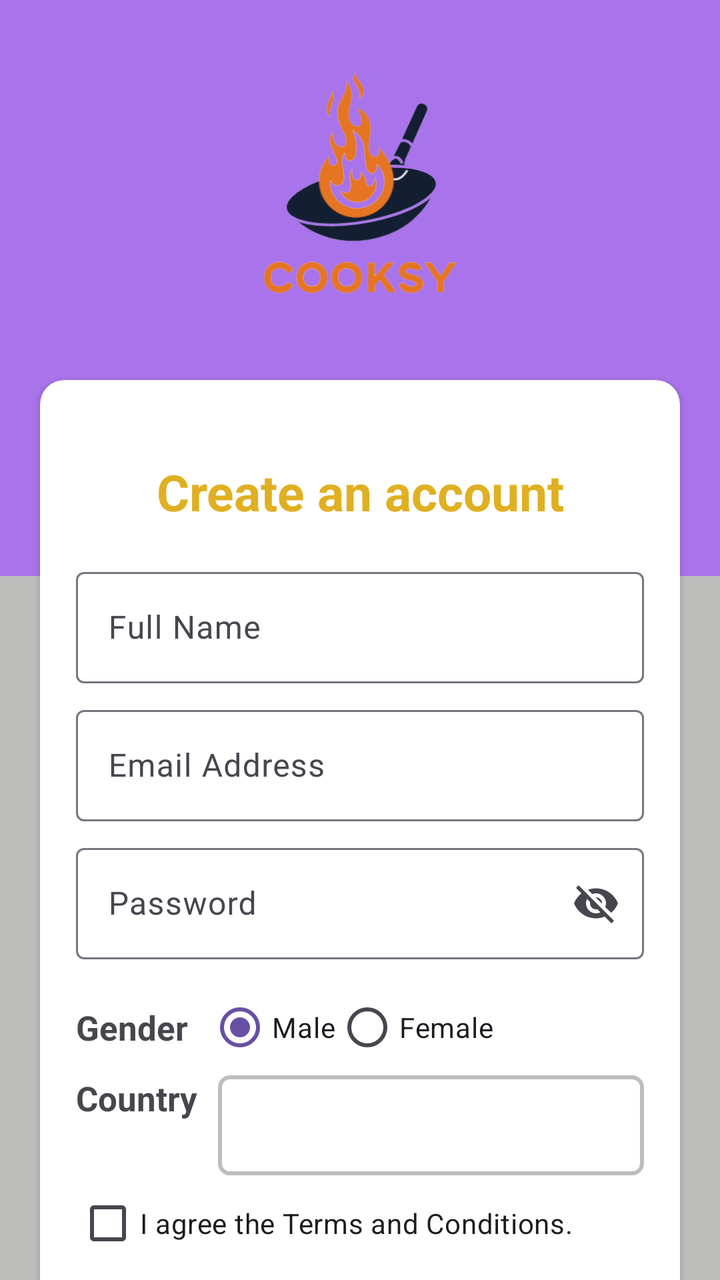
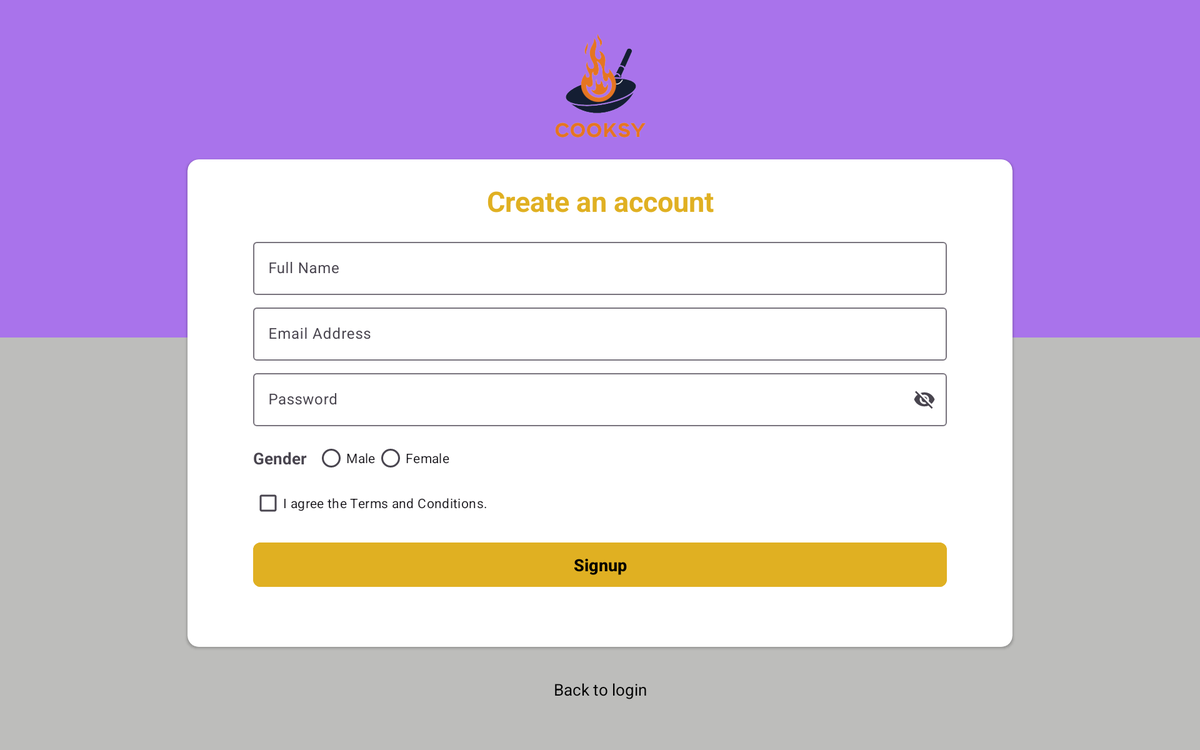

Compare how this app lays out the same screen by default and in its alternative resource folder. The renders come first, then the two layout files and the values they reference.
<!-- AndroidManifest.xml: application theme Theme.Cooksy -->
<!-- res/layout/activity_signup.xml -->
<?xml version="1.0" encoding="utf-8"?>
<androidx.constraintlayout.widget.ConstraintLayout
    xmlns:android="http://schemas.android.com/apk/res/android"
    xmlns:app="http://schemas.android.com/apk/res-auto"
    xmlns:tools="http://schemas.android.com/tools"
    android:id="@+id/main"
    android:layout_width="match_parent"
    android:layout_height="match_parent"
    tools:context=".views.LoginActivity">

    <View
        android:id="@+id/viewTop"
        android:layout_width="0dp"
        android:layout_height="0dp"
        app:layout_constraintHeight_percent="0.45"
        android:background="@color/secondaryColor"
        app:layout_constraintEnd_toEndOf="parent"
        app:layout_constraintStart_toStartOf="parent"
        app:layout_constraintTop_toTopOf="parent" />

    <View
        android:id="@+id/viewBottom"
        android:layout_width="0dp"
        android:layout_height="0dp"
        app:layout_constraintHeight_percent="0.55"
        android:background="@color/gray"
        app:layout_constraintBottom_toBottomOf="parent"
        app:layout_constraintEnd_toEndOf="parent"
        app:layout_constraintStart_toStartOf="parent"
        app:layout_constraintTop_toBottomOf="@+id/viewTop" />

    <androidx.constraintlayout.widget.Guideline
        android:id="@+id/guideline1"
        android:layout_width="wrap_content"
        android:layout_height="wrap_content"
        android:orientation="vertical"
        app:layout_constraintGuide_begin="20dp" />

    <androidx.constraintlayout.widget.Guideline
        android:id="@+id/guideline2"
        android:layout_width="wrap_content"
        android:layout_height="wrap_content"
        android:orientation="horizontal"
        app:layout_constraintGuide_begin="20dp" />

    <androidx.constraintlayout.widget.Guideline
        android:id="@+id/guideline3"
        android:layout_width="wrap_content"
        android:layout_height="wrap_content"
        android:orientation="vertical"
        app:layout_constraintGuide_end="20dp" />

    <androidx.constraintlayout.widget.Guideline
        android:id="@+id/guideline4"
        android:layout_width="wrap_content"
        android:layout_height="wrap_content"
        android:orientation="horizontal"
        app:layout_constraintGuide_end="20dp" />

    <ImageView
        android:id="@+id/imgLogo"
        android:layout_width="150dp"
        android:layout_height="150dp"
        app:layout_constraintEnd_toStartOf="@+id/guideline3"
        app:layout_constraintStart_toStartOf="@+id/guideline1"
        app:layout_constraintTop_toTopOf="@id/guideline2"
        app:srcCompat="@drawable/app_logo" />

    <androidx.cardview.widget.CardView
        android:id="@+id/cardView"
        android:layout_width="0dp"
        android:layout_height="wrap_content"
        android:layout_marginTop="20dp"
        app:cardCornerRadius="12dp"
        app:layout_constraintEnd_toStartOf="@+id/guideline3"
        app:layout_constraintStart_toStartOf="@+id/guideline1"
        app:layout_constraintTop_toBottomOf="@+id/imgLogo">
        <ScrollView
            android:layout_width="match_parent"
            android:layout_height="550dp">
            <LinearLayout
                android:layout_width="match_parent"
                android:layout_height="match_parent"
                android:orientation="vertical"
                android:layout_gravity="center_vertical"
                android:paddingHorizontal="18dp"
                android:paddingVertical="18dp">

                <TextView
                    android:layout_width="match_parent"
                    android:layout_height="wrap_content"
                    android:text="@string/signupTitle"
                    android:textAlignment="center"
                    android:textColor="@color/primaryColor"
                    android:textSize="@dimen/largeFont"
                    android:textStyle="bold" />

                <com.google.android.material.textfield.TextInputLayout
                    android:id="@+id/tilName"
                    android:layout_width="match_parent"
                    android:layout_height="wrap_content"
                    android:layout_marginTop="18dp"
                    android:hint="Full Name">
                    <com.google.android.material.textfield.TextInputEditText
                        android:id="@+id/etName"
                        android:layout_width="match_parent"
                        android:layout_height="wrap_content" />
                </com.google.android.material.textfield.TextInputLayout>

                <com.google.android.material.textfield.TextInputLayout
                    android:id="@+id/tilEmail"
                    android:layout_width="match_parent"
                    android:layout_height="wrap_content"
                    android:layout_marginTop="8dp"
                    android:hint="Email Address">
                    <com.google.android.material.textfield.TextInputEditText
                        android:id="@+id/etEmail"
                        android:layout_width="match_parent"
                        android:layout_height="wrap_content" />
                </com.google.android.material.textfield.TextInputLayout>

                <com.google.android.material.textfield.TextInputLayout
                    android:id="@+id/tilPassword"
                    android:layout_width="match_parent"
                    android:layout_height="wrap_content"
                    android:layout_marginTop="8dp"
                    android:hint="Password"
                    app:endIconMode="password_toggle">
                    <com.google.android.material.textfield.TextInputEditText
                        android:id="@+id/etPassword"
                        android:layout_width="match_parent"
                        android:layout_height="wrap_content" />
                </com.google.android.material.textfield.TextInputLayout>

                <LinearLayout
                    android:layout_width="match_parent"
                    android:layout_height="wrap_content"
                    android:layout_marginTop="10dp"
                    android:gravity="center_vertical"
                    android:orientation="horizontal">
                    <TextView
                        android:layout_width="wrap_content"
                        android:layout_height="wrap_content"
                        android:layout_marginEnd="10dp"
                        android:text="Gender"
                        android:textSize="@dimen/labelFont"
                        android:textStyle="bold"/>
                    <RadioGroup
                        android:id="@+id/radioGroup"
                        android:layout_width="wrap_content"
                        android:layout_height="wrap_content"
                        android:orientation="horizontal">
                        <RadioButton
                            android:id="@+id/radioMale"
                            android:layout_width="wrap_content"
                            android:layout_height="wrap_content"
                            android:checked="true"
                            android:text="Male"/>
                        <RadioButton
                            android:id="@+id/radioFemale"
                            android:layout_width="wrap_content"
                            android:layout_height="wrap_content"
                            android:text="Female" />
                    </RadioGroup>
                </LinearLayout>

                <LinearLayout
                    android:layout_width="match_parent"
                    android:layout_height="wrap_content"
                    android:orientation="horizontal">
                    <TextView
                        android:layout_width="wrap_content"
                        android:layout_height="wrap_content"
                        android:layout_marginEnd="10dp"
                        android:text="Country"
                        android:textSize="@dimen/labelFont"
                        android:textStyle="bold"/>
                    <Spinner
                        android:id="@+id/spnCountry"
                        android:background="@drawable/spinner_bg"
                        android:layout_width="match_parent"
                        android:layout_height="50dp"/>
                </LinearLayout>

                <CheckBox
                    android:id="@+id/chkTerms"
                    android:layout_width="match_parent"
                    android:layout_height="wrap_content"
                    android:text="I agree the Terms and Conditions." />

                <com.google.android.material.button.MaterialButton
                    android:id="@+id/btnSignup"
                    android:layout_width="match_parent"
                    android:layout_height="55dp"
                    android:layout_marginTop="10dp"
                    android:backgroundTint="@color/primaryColor"
                    android:text="@string/signup"
                    android:textColor="@color/black"
                    android:textSize="@dimen/btnFont"
                    android:textStyle="bold"
                    app:cornerRadius="8dp" />
            </LinearLayout>
        </ScrollView>
    </androidx.cardview.widget.CardView>

    <TextView
        android:id="@+id/tvLogin"
        android:layout_width="wrap_content"
        android:layout_height="wrap_content"
        android:text="@string/backToLogin"
        android:textColor="@color/black"
        android:textSize="@dimen/labelFont"
        app:layout_constraintBottom_toTopOf="@+id/guideline4"
        app:layout_constraintEnd_toStartOf="@+id/guideline3"
        app:layout_constraintStart_toStartOf="@+id/guideline1"
        app:layout_constraintTop_toBottomOf="@id/cardView"/>

</androidx.constraintlayout.widget.ConstraintLayout>
<!-- resources referenced by this layout -->
<resources>
  <color name="black">#FF000000</color>
  <color name="gray">#BDBDBB</color>
  <color name="primaryColor">#E0B022</color>
  <color name="secondaryColor">#A973EB</color>
  <dimen name="btnFont">18sp</dimen>
  <dimen name="labelFont">17sp</dimen>
  <dimen name="largeFont">25sp</dimen>
  <!-- drawable app_logo: png bitmap (drawable, 46264 bytes) -->
  <!-- drawable spinner_bg (drawable) -->
  <?xml version="1.0" encoding="utf-8"?>
  <shape xmlns:android="http://schemas.android.com/apk/res/android">
      <solid android:color="@color/white" />
      <stroke android:width="2dp" android:color="@color/gray" />
      <corners android:radius="5dp" />
  </shape>
  <string name="backToLogin">Back to login</string>
  <string name="signup">Signup</string>
  <string name="signupTitle">Create an account</string>
  <!-- from res/values-v23/ -->
  <style name="Theme.Cooksy" parent="Base.Theme.Cooksy">
          
          <item name="android:navigationBarColor">@android:color/transparent</item>
          <item name="android:statusBarColor">@android:color/transparent</item>
          <item name="android:windowLightStatusBar">?attr/isLightTheme</item>
      </style>
  <color name="white">#FFFFFFFF</color>
  <style name="Base.Theme.Cooksy" parent="Theme.Material3.DayNight.NoActionBar">
          
          
      </style>
</resources>
<!-- res/layout-xlarge/activity_signup.xml (the author's variant of the layout above) -->
<!-- drawn on a large tablet held sideways -->
<?xml version="1.0" encoding="utf-8"?>
<androidx.constraintlayout.widget.ConstraintLayout
    xmlns:android="http://schemas.android.com/apk/res/android"
    xmlns:app="http://schemas.android.com/apk/res-auto"
    xmlns:tools="http://schemas.android.com/tools"
    android:id="@+id/main"
    android:layout_width="match_parent"
    android:layout_height="match_parent"
    tools:context=".views.LoginActivity">

    <View
        android:id="@+id/viewTop"
        android:layout_width="0dp"
        android:layout_height="0dp"
        app:layout_constraintHeight_percent="0.45"
        android:background="@color/secondaryColor"
        app:layout_constraintEnd_toEndOf="parent"
        app:layout_constraintStart_toStartOf="parent"
        app:layout_constraintTop_toTopOf="parent" />

    <View
        android:id="@+id/viewBottom"
        android:layout_width="0dp"
        android:layout_height="0dp"
        app:layout_constraintHeight_percent="0.55"
        android:background="@color/gray"
        app:layout_constraintBottom_toBottomOf="parent"
        app:layout_constraintEnd_toEndOf="parent"
        app:layout_constraintStart_toStartOf="parent"
        app:layout_constraintTop_toBottomOf="@+id/viewTop" />

    <androidx.constraintlayout.widget.Guideline
        android:id="@+id/guideline1"
        android:layout_width="wrap_content"
        android:layout_height="wrap_content"
        android:orientation="vertical"
        app:layout_constraintGuide_begin="200dp" />

    <androidx.constraintlayout.widget.Guideline
        android:id="@+id/guideline2"
        android:layout_width="wrap_content"
        android:layout_height="wrap_content"
        android:orientation="horizontal"
        app:layout_constraintGuide_begin="20dp" />

    <androidx.constraintlayout.widget.Guideline
        android:id="@+id/guideline3"
        android:layout_width="wrap_content"
        android:layout_height="wrap_content"
        android:orientation="vertical"
        app:layout_constraintGuide_end="200dp" />

    <androidx.constraintlayout.widget.Guideline
        android:id="@+id/guideline4"
        android:layout_width="wrap_content"
        android:layout_height="wrap_content"
        android:orientation="horizontal"
        app:layout_constraintGuide_end="20dp" />

    <ImageView
        android:id="@+id/imgLogo"
        android:layout_width="150dp"
        android:layout_height="150dp"
        app:layout_constraintEnd_toStartOf="@+id/guideline3"
        app:layout_constraintStart_toStartOf="@+id/guideline1"
        app:layout_constraintTop_toTopOf="@+id/guideline2"
        app:srcCompat="@drawable/app_logo" />

    <androidx.cardview.widget.CardView
        android:id="@+id/cardView"
        android:layout_width="0dp"
        android:layout_height="wrap_content"
        app:cardCornerRadius="12dp"
        app:layout_constraintEnd_toStartOf="@+id/guideline3"
        app:layout_constraintStart_toStartOf="@+id/guideline1"
        app:layout_constraintTop_toBottomOf="@+id/imgLogo">
        <ScrollView
            android:layout_width="match_parent"
            android:layout_height="520dp">
            <LinearLayout
                android:layout_width="match_parent"
                android:layout_height="match_parent"
                android:orientation="vertical"
                android:paddingHorizontal="70dp"
                android:paddingVertical="24dp">

                <TextView
                    android:layout_width="match_parent"
                    android:layout_height="wrap_content"
                    android:text="@string/signupTitle"
                    android:textAlignment="center"
                    android:textColor="@color/primaryColor"
                    android:textSize="@dimen/largestFont"
                    android:textStyle="bold" />

                <com.google.android.material.textfield.TextInputLayout
                    android:layout_width="match_parent"
                    android:layout_height="wrap_content"
                    android:layout_marginTop="18dp"
                    android:hint="Full Name">

                    <com.google.android.material.textfield.TextInputEditText
                        android:layout_width="match_parent"
                        android:layout_height="wrap_content" />
                </com.google.android.material.textfield.TextInputLayout>

                <com.google.android.material.textfield.TextInputLayout
                    android:layout_width="match_parent"
                    android:layout_height="wrap_content"
                    android:layout_marginTop="8dp"
                    android:hint="Email Address">

                    <com.google.android.material.textfield.TextInputEditText
                        android:layout_width="match_parent"
                        android:layout_height="wrap_content" />
                </com.google.android.material.textfield.TextInputLayout>

                <com.google.android.material.textfield.TextInputLayout
                    android:layout_width="match_parent"
                    android:layout_height="wrap_content"
                    android:layout_marginTop="8dp"
                    android:hint="Password"
                    app:endIconMode="password_toggle">

                    <com.google.android.material.textfield.TextInputEditText
                        android:layout_width="match_parent"
                        android:layout_height="wrap_content" />
                </com.google.android.material.textfield.TextInputLayout>

                <LinearLayout
                    android:layout_width="match_parent"
                    android:layout_height="wrap_content"
                    android:layout_marginTop="10dp"
                    android:gravity="center_vertical"
                    android:orientation="horizontal">
                    <TextView
                        android:layout_width="wrap_content"
                        android:layout_height="wrap_content"
                        android:layout_marginEnd="10dp"
                        android:text="Gender"
                        android:textSize="@dimen/labelFont"
                        android:textStyle="bold"/>
                    <RadioGroup
                        android:layout_width="wrap_content"
                        android:layout_height="wrap_content"
                        android:orientation="horizontal">
                        <RadioButton
                            android:layout_width="wrap_content"
                            android:layout_height="wrap_content"
                            android:text="Male"/>
                        <RadioButton
                            android:layout_width="wrap_content"
                            android:layout_height="wrap_content"
                            android:text="Female" />
                    </RadioGroup>
                </LinearLayout>

                <CheckBox
                    android:layout_width="match_parent"
                    android:layout_height="wrap_content"
                    android:text="I agree the Terms and Conditions." />

                <com.google.android.material.button.MaterialButton
                    android:layout_width="match_parent"
                    android:layout_height="55dp"
                    android:layout_marginTop="14dp"
                    android:backgroundTint="@color/primaryColor"
                    android:text="@string/signup"
                    android:textColor="@color/black"
                    android:textSize="@dimen/btnFont"
                    android:textStyle="bold"
                    app:cornerRadius="8dp" />
            </LinearLayout>
        </ScrollView>
    </androidx.cardview.widget.CardView>

    <TextView
        android:id="@+id/tvSignup"
        android:layout_width="wrap_content"
        android:layout_height="wrap_content"
        android:text="@string/backToLogin"
        android:textColor="@color/black"
        android:textSize="@dimen/labelFont"
        app:layout_constraintBottom_toTopOf="@+id/guideline4"
        app:layout_constraintEnd_toStartOf="@+id/guideline3"
        app:layout_constraintStart_toStartOf="@+id/guideline1"
        app:layout_constraintTop_toBottomOf="@id/cardView"/>

</androidx.constraintlayout.widget.ConstraintLayout>
<!-- resources referenced by the variant -->
<!-- as a large tablet held sideways resolves them -->
<resources>
  <color name="black">#FF000000</color>
  <color name="gray">#BDBDBB</color>
  <color name="primaryColor">#E0B022</color>
  <color name="secondaryColor">#A973EB</color>
  <dimen name="btnFont">18sp</dimen>
  <dimen name="labelFont">17sp</dimen>
  <dimen name="largestFont">30sp</dimen>
  <!-- drawable app_logo: png bitmap (drawable, 46264 bytes) -->
  <string name="backToLogin">Back to login</string>
  <string name="signup">Signup</string>
  <string name="signupTitle">Create an account</string>
  <!-- from res/values-v23/ -->
  <style name="Theme.Cooksy" parent="Base.Theme.Cooksy">
          
          <item name="android:navigationBarColor">@android:color/transparent</item>
          <item name="android:statusBarColor">@android:color/transparent</item>
          <item name="android:windowLightStatusBar">?attr/isLightTheme</item>
      </style>
  <style name="Base.Theme.Cooksy" parent="Theme.Material3.DayNight.NoActionBar">
          
          
      </style>
</resources>
